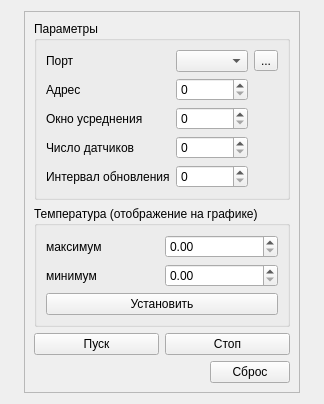
<?xml version="1.0" encoding="UTF-8"?>
<ui version="4.0">
 <class>MKT_box</class>
 <widget class="QWidget" name="MKT_box">
  <property name="geometry">
   <rect>
    <x>0</x>
    <y>0</y>
    <width>324</width>
    <height>397</height>
   </rect>
  </property>
  <property name="windowTitle">
   <string>Dialog</string>
  </property>
  <layout class="QHBoxLayout" name="horizontalLayout">
   <item>
    <widget class="QFrame" name="frame">
     <property name="sizePolicy">
      <sizepolicy hsizetype="Fixed" vsizetype="Preferred">
       <horstretch>0</horstretch>
       <verstretch>0</verstretch>
      </sizepolicy>
     </property>
     <property name="frameShape">
      <enum>QFrame::StyledPanel</enum>
     </property>
     <property name="frameShadow">
      <enum>QFrame::Raised</enum>
     </property>
     <layout class="QVBoxLayout" name="verticalLayout_2">
      <item>
       <widget class="QGroupBox" name="groupBox">
        <property name="title">
         <string>Параметры</string>
        </property>
        <layout class="QVBoxLayout" name="verticalLayout">
         <item>
          <layout class="QGridLayout" name="gridLayout">
           <item row="2" column="1">
            <widget class="QSpinBox" name="sb_width_window"/>
           </item>
           <item row="1" column="1">
            <widget class="QSpinBox" name="sb_slave_addr"/>
           </item>
           <item row="0" column="0">
            <widget class="QLabel" name="label">
             <property name="text">
              <string>Порт</string>
             </property>
            </widget>
           </item>
           <item row="3" column="0">
            <widget class="QLabel" name="label_4">
             <property name="text">
              <string>Число датчиков</string>
             </property>
            </widget>
           </item>
           <item row="2" column="0">
            <widget class="QLabel" name="label_3">
             <property name="text">
              <string>Окно усреднения</string>
             </property>
            </widget>
           </item>
           <item row="1" column="0">
            <widget class="QLabel" name="label_2">
             <property name="text">
              <string>Адрес</string>
             </property>
            </widget>
           </item>
           <item row="4" column="0">
            <widget class="QLabel" name="label_5">
             <property name="text">
              <string>Интервал обновления</string>
             </property>
            </widget>
           </item>
           <item row="4" column="1">
            <widget class="QSpinBox" name="sb_interval"/>
           </item>
           <item row="0" column="1">
            <widget class="QComboBox" name="cb_port"/>
           </item>
           <item row="3" column="1">
            <widget class="QSpinBox" name="sb_cnt_sensors"/>
           </item>
           <item row="0" column="2">
            <widget class="QToolButton" name="btn_refresh">
             <property name="text">
              <string>...</string>
             </property>
            </widget>
           </item>
          </layout>
         </item>
        </layout>
       </widget>
      </item>
      <item>
       <widget class="QGroupBox" name="groupBox_2">
        <property name="title">
         <string>Температура (отображение на графике)</string>
        </property>
        <layout class="QVBoxLayout" name="verticalLayout_3">
         <item>
          <layout class="QGridLayout" name="gridLayout_2">
           <item row="1" column="0">
            <widget class="QLabel" name="label_7">
             <property name="text">
              <string>максимум</string>
             </property>
            </widget>
           </item>
           <item row="2" column="0">
            <widget class="QLabel" name="label_6">
             <property name="text">
              <string>минимум</string>
             </property>
            </widget>
           </item>
           <item row="2" column="1">
            <widget class="QDoubleSpinBox" name="dsb_min_temp"/>
           </item>
           <item row="1" column="1">
            <widget class="QDoubleSpinBox" name="dsb_max_temp"/>
           </item>
          </layout>
         </item>
         <item>
          <widget class="QPushButton" name="btn_set_min_max">
           <property name="text">
            <string>Установить</string>
           </property>
          </widget>
         </item>
        </layout>
       </widget>
      </item>
      <item>
       <layout class="QHBoxLayout" name="horizontalLayout_2">
        <item>
         <widget class="QPushButton" name="btn_start">
          <property name="text">
           <string>Пуск</string>
          </property>
         </widget>
        </item>
        <item>
         <widget class="QPushButton" name="btn_stop">
          <property name="text">
           <string>Стоп</string>
          </property>
         </widget>
        </item>
       </layout>
      </item>
      <item>
       <spacer name="verticalSpacer">
        <property name="orientation">
         <enum>Qt::Vertical</enum>
        </property>
        <property name="sizeHint" stdset="0">
         <size>
          <width>20</width>
          <height>40</height>
         </size>
        </property>
       </spacer>
      </item>
      <item>
       <layout class="QHBoxLayout" name="horizontalLayout_3">
        <item>
         <spacer name="horizontalSpacer">
          <property name="orientation">
           <enum>Qt::Horizontal</enum>
          </property>
          <property name="sizeHint" stdset="0">
           <size>
            <width>40</width>
            <height>20</height>
           </size>
          </property>
         </spacer>
        </item>
        <item>
         <widget class="QPushButton" name="btn_reset">
          <property name="text">
           <string>Сброс</string>
          </property>
         </widget>
        </item>
       </layout>
      </item>
     </layout>
    </widget>
   </item>
   <item>
    <layout class="QVBoxLayout" name="grapher_layout"/>
   </item>
  </layout>
 </widget>
 <resources/>
 <connections/>
</ui>
